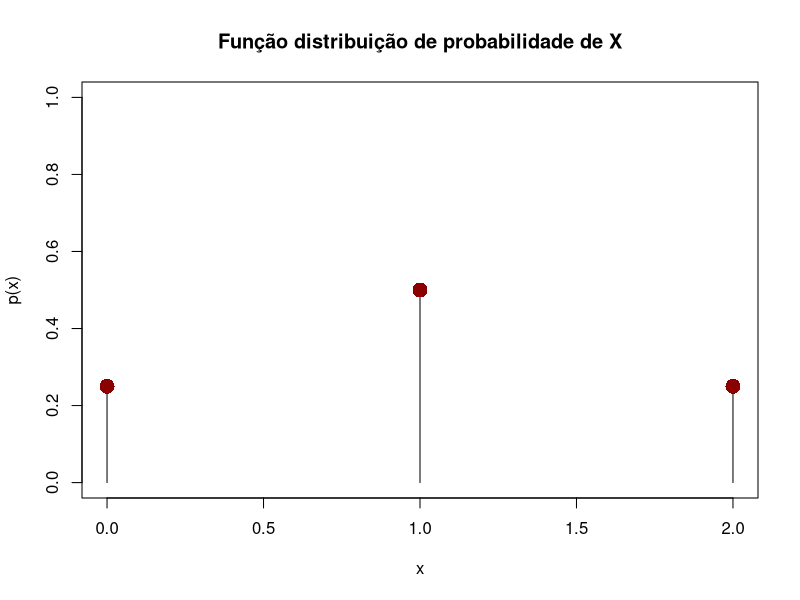
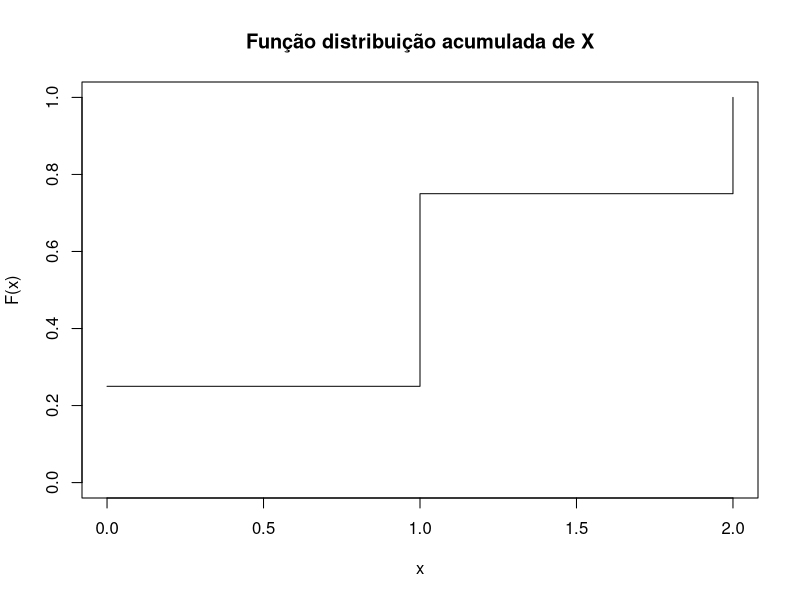

Reproduce these figures in R, in order.
## ---- chunk 1
knitr::opts_chunk$set(echo = TRUE)
## ---- chunk 2
x = (0:2)
p_x = c(0.25, 0.5, 0.25)
plot(x,p_x, type="h", ylim = c(0,1), ylab = "p(x)",
     main = "Função distribuição de probabilidade de X")
points(x,p_x,pch=16,cex=2,col="dark red")
## ---- chunk 3
x = (0:2)
p_x = c(0.25, 0.5, 0.25)
plot(x,cumsum(p_x), type="s",ylim = c(0,1), ylab = "F(x)",
     main = "Função distribuição acumulada de X")
## ---- chunk 4
dbinom(0, 10, 0.06) 
## ---- chunk 5
 1-(dbinom(0, 10, 0.06) +  dbinom(1, 10, 0.06) + dbinom(2, 10, 0.06))
